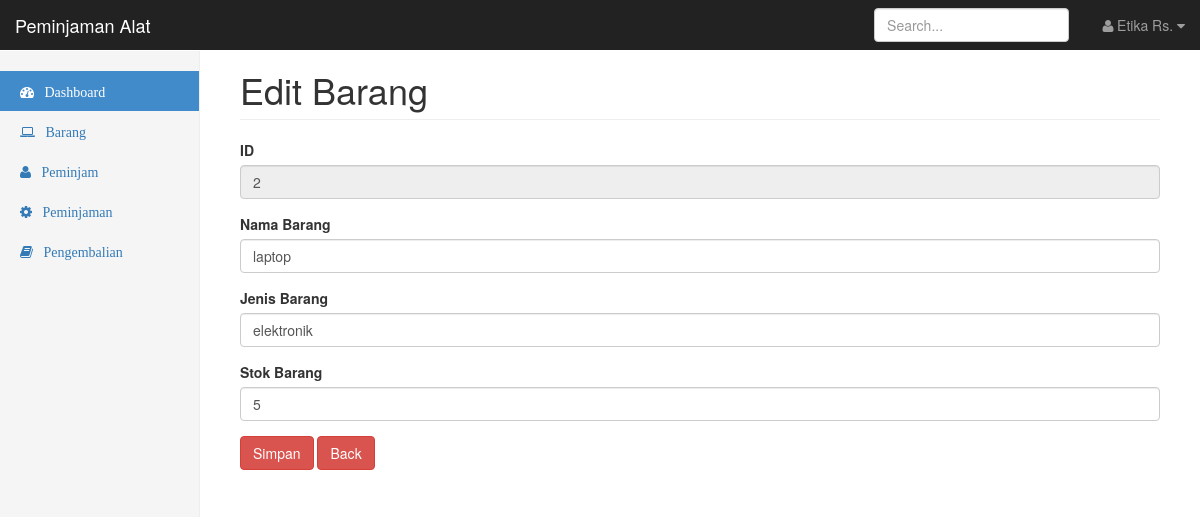
The page /editbrg.php?id_brg=2 (signed in) on the database as committed earlier.
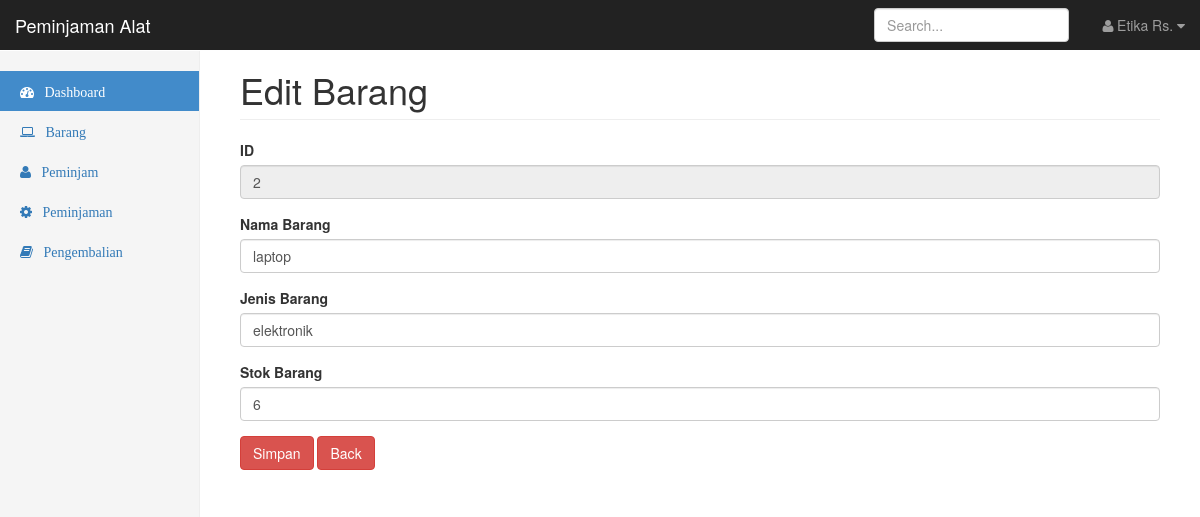
The same page on the database as committed later.
### tables this page shows
CREATE TABLE `barang` (
  `id_brg` int(11) NOT NULL,
  `nama_brg` varchar(255) NOT NULL,
  `jenis_brg` varchar(255) NOT NULL,
  `stok_brg` varchar(255) NOT NULL,
  `foto` varchar(300) NOT NULL
);

### editbrg.php (the view, shortened to what this page needs)
<?php
include "config/koneksi.php" ?>
<!DOCTYPE html>
<html lang="en">
  <head>
    <link href="bootstrap/dist/css/bootstrap.min.css" rel="stylesheet">
    <link href="bootstrap/dist/css/global.css" rel="stylesheet">
    <link href="bootstrap/font-awesome/css/font-awesome.min.css" rel="stylesheet" type="text/css">
  </head>
  <body>
    <nav class="navbar navbar-inverse navbar-fixed-top">
      <div class="container-fluid">
        <div class="navbar-header">
          <a class="navbar-brand" href="#">Peminjaman Alat</a>
        </div>
        <div id="navbar" class="navbar-collapse collapse">
          <ul class="nav navbar-nav navbar-right">
            <li class="dropdown">
              <a class="dropdown-toggle" data-toggle="dropdown">
                <i class="fa fa-user fa-fw"></i>Etika Rs. <i class="fa fa-caret-down"></i>
              </a>
          </li>
          </ul>
          <form class="navbar-form navbar-right">
            <input type="text" class="form-control" placeholder="Search...">
          </form>
        </div>
      </div>
    </nav>
    <div class="container-fluid">
      <div class="row">
        <div class="col-sm-3 col-md-2 sidebar">
          <ul class="nav nav-sidebar">
            <li class="active"><a href="#"><i class="fa fa-dashboard">&nbsp;&nbsp;&nbsp;Dashboard</i></a></li>
            <li><a href="barang.php"><i class="fa fa-laptop">&nbsp;&nbsp;&nbsp;Barang</i></a></li>
            <li><a href="peminjam.php"><i class="fa fa-user">&nbsp;&nbsp;&nbsp;Peminjam</i></a></li>
            <li><a href="#"><i class="fa fa-gear">&nbsp;&nbsp;&nbsp;Peminjaman</i></a></li>
            <li><a href="#"><i class="fa fa-book">&nbsp;&nbsp;&nbsp;Pengembalian</i></a></li>
          </ul>
        </div>
        <div class="col-sm-9 col-sm-offset-3 col-md-10 col-md-offset-2 main">
          <h1 class="page-header">Edit Barang</h1>
              <section class="row">
                <div class="col-md-12">
                <div class="box box-danger">
                <?php
                  $id_brg = $_GET['id_brg'];
                  $query = $mysqli->query("SELECT * FROM barang where id_brg='$id_brg'");
                  while ($qu = mysqli_fetch_array($query)){
                    ?>
                  <form role="form" action="proseseditbrg.php" method="post">
                  <div class = "box-body">
                  <div class ="form-group">
                    <label for="exampleInputEmail1">ID</label>
                    <input type="text" disable value="<?php echo $qu['id_brg'] ?>" name="id_brg" class="form-control" placeholder="" disabled>
                    </div>
                    <div class ="form-group">
                    <label for="exampleInputPassword1">Nama Barang</label>
                    <input type="text"  value="<?php echo$qu['nama_brg'] ?>" name="nama_brg"
                    class="form-control" placeholder="" required>
                    </div>
                   <div class ="form-group">
                    <label for="exampleInputPassword1">Jenis Barang</label>
                    <input type="text"  value="<?php echo$qu['jenis_brg'] ?>" name="jenis_brg"
                    class="form-control" placeholder="" required>
                    </div>
                     <div class ="form-group">
                    <label for="exampleInputPassword1">Stok Barang</label>
                    <input type="text"  value="<?php echo$qu['stok_brg'] ?>" name="stok_brg"
                    class="form-control" placeholder="" required>
                    </div>
                <?php
                }
            ?>
            <button type="submit" class="btn btn-danger">Simpan</button>
            <a href="barang.php" class="btn btn-danger">Back</a>
            </div>
            </form>
            </section>
          </div>
        </div>
      </div>
    <?php require_once "templates/footer.php" ?>

Rows that differ between the two databases and show on the page:
changed barang "laptop": stok_brg "5" → "6"
